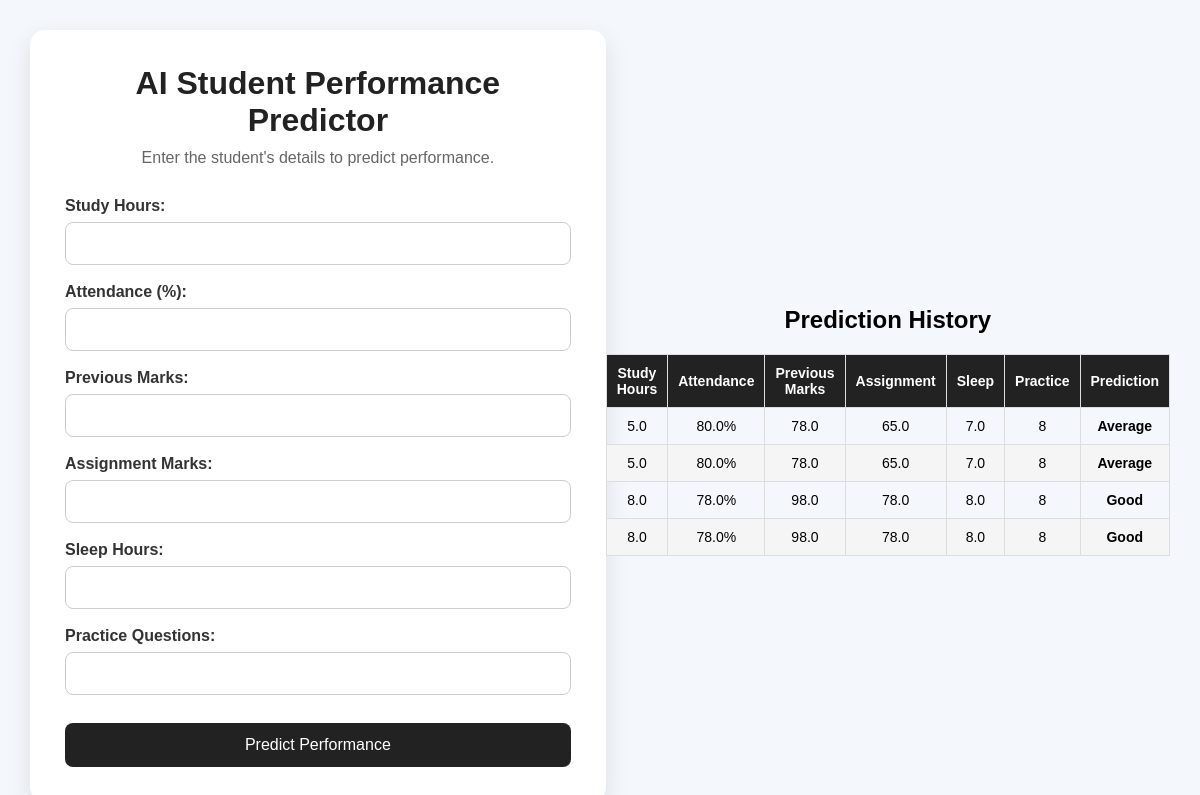
The page / on the database its author committed.
### tables this page shows
CREATE TABLE predictions (
            id INTEGER PRIMARY KEY AUTOINCREMENT,
            study_hours REAL,
            attendance REAL,
            previous_marks REAL,
            assignment_marks REAL,
            sleep_hours REAL,
            practice_questions INTEGER,
            prediction TEXT
        );

### app.py (the view)
@app.route("/")
def home():
    history = get_history()
    return render_template(
        "index.html",
        history=history
    )

### app.py (called while the page is built)
def get_history():
    connection = sqlite3.connect("database/predictions.db")
    cursor = connection.cursor()
    cursor.execute("""
        SELECT study_hours,
               attendance,
               previous_marks,
               assignment_marks,
               sleep_hours,
               practice_questions,
               prediction
        FROM predictions
        ORDER BY id DESC
    """)
    history = cursor.fetchall()
    connection.close()
    return history

### templates/index.html (shortened to what this page needs)
<!DOCTYPE html>
<html lang="en">
<head>
    <link rel="stylesheet"
          href="{{ url_for('static', filename='file.css') }}">
</head>
<body>
    <div class="container">
        <h1>AI Student Performance Predictor</h1>
        <p class="subtitle">
            Enter the student's details to predict performance.
        </p>
        <form action="/predict" method="POST">
            <div class="form-group">
                <label>Study Hours:</label>
                <input type="number"
                       name="study_hours"
                       step="0.1"
                       required>
            </div>
            <div class="form-group">
                <label>Attendance (%):</label>
                <input type="number"
                       name="attendance"
                       min="0"
                       max="100"
                       required>
            </div>
            <div class="form-group">
                <label>Previous Marks:</label>
                <input type="number"
                       name="previous_marks"
                       min="0"
                       max="100"
                       required>
            </div>
            <div class="form-group">
                <label>Assignment Marks:</label>
                <input type="number"
                       name="assignment_marks"
                       min="0"
                       max="100"
                       required>
            </div>
            <div class="form-group">
                <label>Sleep Hours:</label>
                <input type="number"
                       name="sleep_hours"
                       step="0.1"
                       required>
            </div>
            <div class="form-group">
                <label>Practice Questions:</label>
                <input type="number"
                       name="practice_questions"
                       min="0"
                       required>
            </div>
            <button type="submit">
                Predict Performance
            </button>
        </form>
    </div>
</body>
</html>
{% if history %}
<div class="history">
    <h2>Prediction History</h2>
    <div class="table-container">
        <table>
            <thead>
                <tr>
                    <th>Study Hours</th>
                    <th>Attendance</th>
                    <th>Previous Marks</th>
                    <th>Assignment</th>
                    <th>Sleep</th>
                    <th>Practice</th>
                    <th>Prediction</th>
                </tr>
            </thead>
            <tbody>
                {% for row in history %}
                <tr>
                    <td>{{ row[0] }}</td>
                    <td>{{ row[1] }}%</td>
                    <td>{{ row[2] }}</td>
                    <td>{{ row[3] }}</td>
                    <td>{{ row[4] }}</td>
                    <td>{{ row[5] }}</td>
                    <td><strong>{{ row[6] }}</strong></td>
                </tr>
                {% endfor %}
            </tbody>
        </table>
    </div>
</div>
{% endif %}

### static/file.css (style rules this page uses)
* { margin: 0; padding: 0; box-sizing: border-box; }
body { font-family: Arial, sans-serif; background: #f4f7fb; min-height: 100vh; display: flex; justify-content: center; align-items: center; padding: 30px; }
.container { width: 100%; max-width: 600px; background: white; padding: 35px; border-radius: 15px; box-shadow: 0 8px 25px rgba(0, 0, 0, 0.1); }
h1 { text-align: center; margin-bottom: 10px; color: #222; }
.subtitle { text-align: center; color: #666; margin-bottom: 30px; }
.form-group { margin-bottom: 18px; }
label { display: block; margin-bottom: 7px; font-weight: bold; color: #333; }
input { width: 100%; padding: 12px; border: 1px solid #ccc; border-radius: 8px; font-size: 15px; }
button { width: 100%; padding: 13px; margin-top: 10px; border: none; border-radius: 8px; background: #222; color: white; font-size: 16px; cursor: pointer; }
.history { margin-top: 30px; }
.history h2 { text-align: center; margin-bottom: 20px; }
.table-container { overflow-x: auto; }
table { width: 100%; border-collapse: collapse; font-size: 14px; }
th, td { padding: 10px; border: 1px solid #ddd; text-align: center; }
th { background: #222; color: white; }
tr:nth-child(even) { background: #f5f5f5; }

### rows shown on the page
predictions: study_hours "5.0", attendance "80.0", previous_marks "78.0", assignment_marks "65.0", sleep_hours "7.0", practice_questions "8", prediction "Average"
predictions: study_hours "5.0", attendance "80.0", previous_marks "78.0", assignment_marks "65.0", sleep_hours "7.0", practice_questions "8", prediction "Average"
predictions: study_hours "8.0", attendance "78.0", previous_marks "98.0", assignment_marks "78.0", sleep_hours "8.0", practice_questions "8", prediction "Good"
predictions: study_hours "8.0", attendance "78.0", previous_marks "98.0", assignment_marks "78.0", sleep_hours "8.0", practice_questions "8", prediction "Good"
